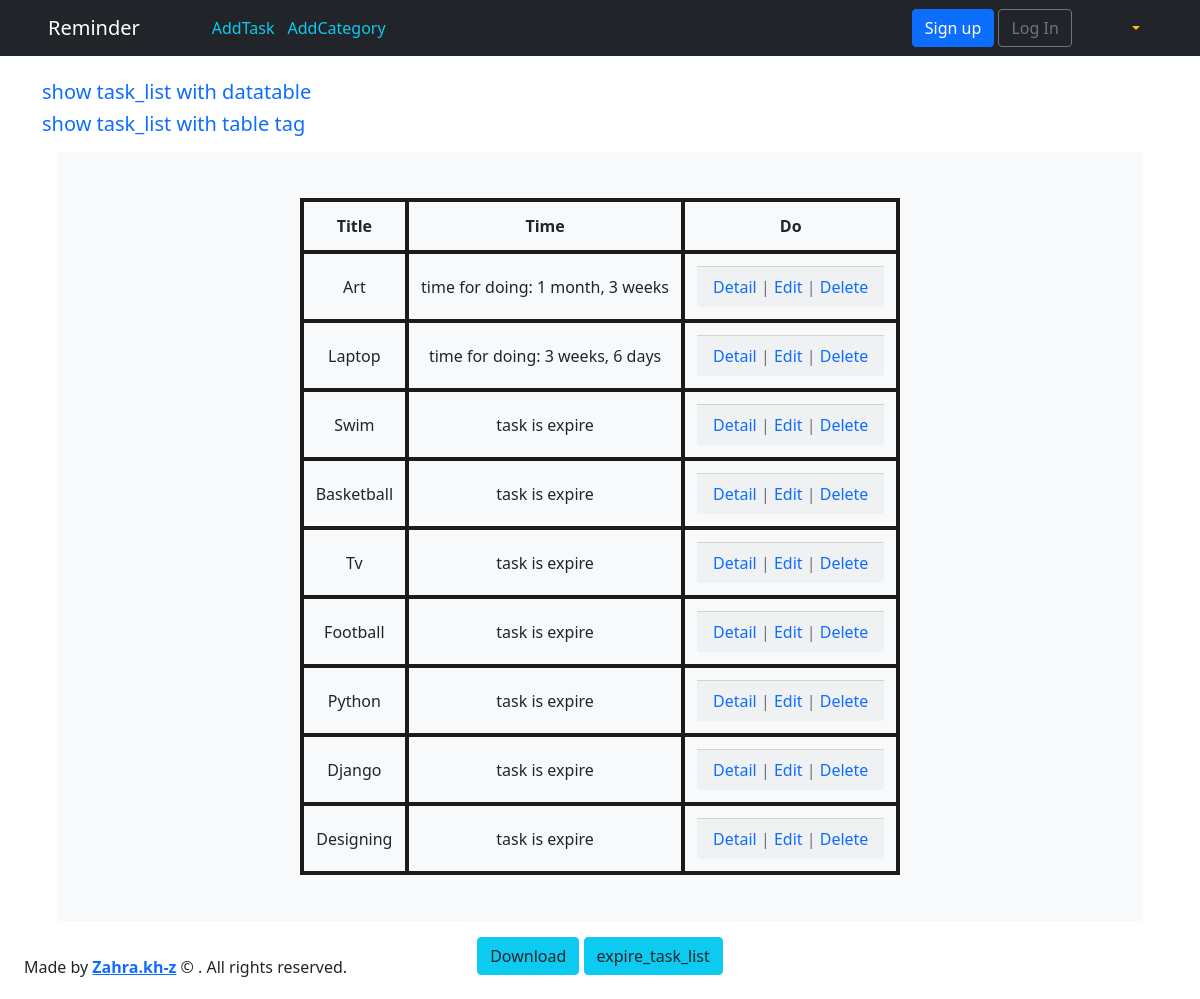
The page /task/ on the database as committed earlier.
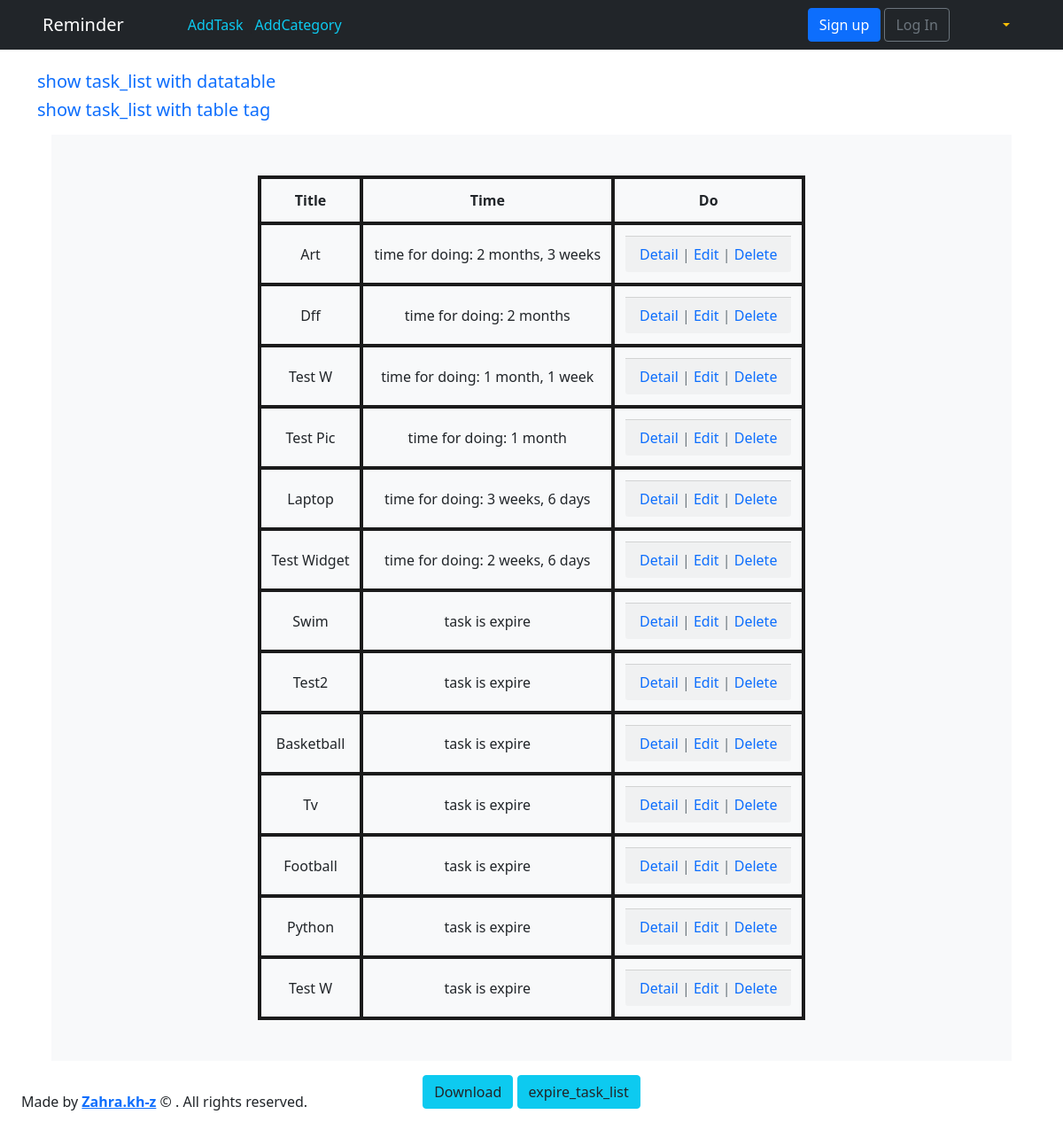
The same page on the database as committed later.
### todo/models.py (models this page shows, shortened)
class Task(models.Model):
    PRIORITY_TASK = [
        (0, 'بی اهمیت'),
        (1, 'کم اهمیت'),
        (2, 'توجه'),
        (3, 'قابل توجه'),
        (4, 'مهم'),
        (5, 'ضروری'),
    ]
    ENABLE = "enable"
    STATUS_TASK = [
        ('disable', 'غیرفعال'),
        (ENABLE, 'فعال'),
        ('doing', 'در حال انجام'),
        ('done', 'انجام شده'),
        ('expire', 'منقضی'),
        ('archive', 'ارشیو'),
    ]
    title = models.CharField(max_length=250)
    description = models.TextField()
    category = models.ForeignKey(Category, default="general", on_delete=models.CASCADE, related_name='ITEM')
    priority = models.IntegerField(choices=PRIORITY_TASK, default=4)
    expire_date = models.DateTimeField(blank=True, null=True, default=timezone.now)
    objects = TodoManager()
    picture = models.ImageField(default='TASK_4_Safe.png', upload_to='picture/')
    today = models.DateTimeField(auto_now=True)
    status = models.CharField(max_length=10, choices=STATUS_TASK, default=ENABLE)
    created_at = models.DateTimeField(auto_now_add=True)
    updated_at = models.DateTimeField(auto_now=True)
    class Meta:
        ordering = ["-expire_date"]  # ordering by the expire_date field
    def get_absolute_url(self):
        return reverse('task_detail', args=[str(self.id)])
    @property
    def timesince(self):
        now = timezone.now()
        return now

### todo/views.py (the view)
# urls.py: path('task/', TaskListView.as_view(), name='task_list'),
class TaskListView(ListView):
    model = Task
    template_name = 'task_list.html'

### templates/task_list.html (shortened to what this page needs)
{% extends 'base.html' %}
{% block content %}
{% load static %}
    <link rel="stylesheet" href={% static 'css/task_list.css' %}>
    <h5><a class="text-decoration-none" href={% url 'task_datatable' %}>show task_list with datatable</a></h5>
    <h5><a class="text-decoration-none" href="{% url 'task_list' %}">show task_list with table tag</a></h5>
        <section class="bg-light p-3 m-3 text-center">
        <table style="border-collapse:collapse; margin: 30px auto ">
        <thead>
            <tr>
                <th>Title</th>
                <th>Time</th>
                <th>Do</th>
            </tr>
        </thead>
        <tbody>
            {% for task in object_list %}
                <tr>
                    {% if task.expire_date|date:"YmdHis" < task.timesince|date:"YmdHis" %}
                        <td>{{ task.title|title }}</td>
                        <td>task is expire</td>
                         <td>
                            <div class="card-footer text-center text-muted">
                            <a class="text-decoration-none" href="{{ task.get_absolute_url }}">Detail</a> |
                             <a class="text-decoration-none" href="{% url 'task_edit' task.pk %}">Edit</a> |
                            <a class="text-decoration-none" href="{% url 'task_delete' task.pk %}">Delete</a>
                            </div>
                        </td>
                    {% else %}
                        <td>{{ task.title|title }}</td>
                        <td>time for doing: {{ task.expire_date|timeuntil:task.timesince }}</td>
                        <td>
                            <div class="card-footer text-center text-muted">
                            <a class="text-decoration-none" href="{{ task.get_absolute_url }}">Detail</a> |
                             <a class="text-decoration-none" href="{% url 'task_edit' task.pk %}">Edit</a> |
                            <a class="text-decoration-none" href="{% url 'task_delete' task.pk %}">Delete</a>
                            </div>
                        </td>
                {% endif %}
                </tr>
            {% endfor %}
        </tbody>
    </table>
    </section>
        </div>
    <div class="text-center">
    <button class="btn btn-info " type="submit"><a class="text-dark text-decoration-none" href="{% url 'tasks_json_list' %}" download>Download</a></button>
    <button class="btn btn-info" type="submit"><a class="text-dark text-decoration-none" href="{% url 'show_expire' %}" >expire_task_list</a></button><br><br>
    </div>
{% endblock content %}

### templates/base.html (shortened to what this page needs)
<!doctype html>
<html lang="en">
<head>
    <link rel="stylesheet" href="https://cdnjs.cloudflare.com/ajax/libs/izitoast/1.4.0/css/iziToast.min.css" />
    <link rel="stylesheet" href="https://cdn.datatables.net/1.10.9/css/jquery.dataTables.min.css" />
    <link href="https://cdn.jsdelivr.net/npm/bootstrap@5.0.2/dist/css/bootstrap.min.css" rel="stylesheet">
    <link rel="stylesheet" href="https://cdn.jsdelivr.net/npm/bootstrap@5.0.2/dist/css/bootstrap.rtl.min.css">
</head>
    <body>
        <nav class="navbar navbar-expand-md navbar-dark bg-dark mb-4">
                <a class="navbar-brand mx-5" href="{% url 'home' %}">Reminder</a>
                        <ul class="navbar-nav mr-auto px-4">
                            <li class="nav-item"><a class="text-decoration-none text-info" href="{% url 'task_new' %}">AddTask</a> | </li>
                            <li class="nav-item"><a class="text-decoration-none text-info" href="{% url 'category_new' %}">AddCategory</a></li>
                        </ul>
            <div class="collapse navbar-collapse" id="navbarCollapse" dir="rtl">
                    <ul class="navbar-nav ml-auto mx-5 " >
                        <li class="nav-item dropdown">
                          <a class="nav-link dropdown-toggle text-warning" href="#" id="userMenu"
                             role="button" data-bs-toggle="dropdown" aria-expanded="false">
                          </a>
                        </li>
                     </ul>
                    <form class="form-inline ml-auto">
                        <a href="#" class="btn btn-outline-secondary">Log In</a>
                        <a href="#" class="btn btn-primary ml-􀇑">Sign up</a>
                    </form>
            </div>
        </nav>
        <div class="container">
            {% block content %}
            {% endblock content %}
    <footer>
        <div class="text-center px-4" style="position: fixed;bottom: 20px;">
            Made by
            <strong><a href="https://github.com/zahra-kh-z" target="_blank">Zahra.kh-z</a></strong>
            © . All rights reserved.
        </div>
    </footer>
    </body>
</html>

### static/css/task_list.css (style rules this page uses)
td, th { border: 4px solid #1b1b1b; text-align: center; padding: 12px; }

Rows that differ between the two databases and show on the page:
removed Task: title "Django"
removed Task: title "Designing"
changed Task "Art": expire_date "1 month, 3 weeks" → "2 months, 3 weeks"
added Task: title "Dff", expire_date "2 months"
added Task: title "Test W", expire_date "1 month, 1 week"
added Task: title "Test Pic", expire_date "1 month"
added Task: title "Test Widget", expire_date "2 weeks, 6 days"
added Task: title "Test2"
added Task: title "Test W"
